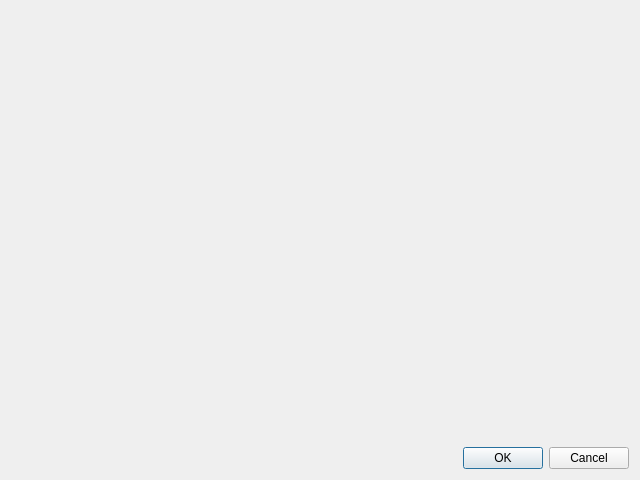
<?xml version="1.0" encoding="UTF-8"?>
<ui version="4.0">
 <class>SelectGroupDialog</class>
 <widget class="QDialog" name="SelectGroupDialog">
  <property name="geometry">
   <rect>
    <x>0</x>
    <y>0</y>
    <width>640</width>
    <height>480</height>
   </rect>
  </property>
  <property name="windowTitle">
   <string>Move to Group</string>
  </property>
  <layout class="QVBoxLayout" name="verticalLayout">
   <item>
    <widget class="GroupBrowserWidget" name="groupBrowser" native="true"/>
   </item>
   <item>
    <widget class="QDialogButtonBox" name="buttonBox">
     <property name="orientation">
      <enum>Qt::Horizontal</enum>
     </property>
     <property name="standardButtons">
      <set>QDialogButtonBox::Cancel|QDialogButtonBox::Ok</set>
     </property>
    </widget>
   </item>
  </layout>
 </widget>
 <customwidgets>
  <customwidget>
   <class>GroupBrowserWidget</class>
   <extends>QWidget</extends>
   <header>groupbrowserwidget.h</header>
   <container>1</container>
  </customwidget>
 </customwidgets>
 <tabstops>
  <tabstop>buttonBox</tabstop>
 </tabstops>
 <resources/>
 <connections>
  <connection>
   <sender>buttonBox</sender>
   <signal>accepted()</signal>
   <receiver>SelectGroupDialog</receiver>
   <slot>accept()</slot>
   <hints>
    <hint type="sourcelabel">
     <x>248</x>
     <y>254</y>
    </hint>
    <hint type="destinationlabel">
     <x>157</x>
     <y>274</y>
    </hint>
   </hints>
  </connection>
  <connection>
   <sender>buttonBox</sender>
   <signal>rejected()</signal>
   <receiver>SelectGroupDialog</receiver>
   <slot>reject()</slot>
   <hints>
    <hint type="sourcelabel">
     <x>316</x>
     <y>260</y>
    </hint>
    <hint type="destinationlabel">
     <x>286</x>
     <y>274</y>
    </hint>
   </hints>
  </connection>
 </connections>
</ui>
